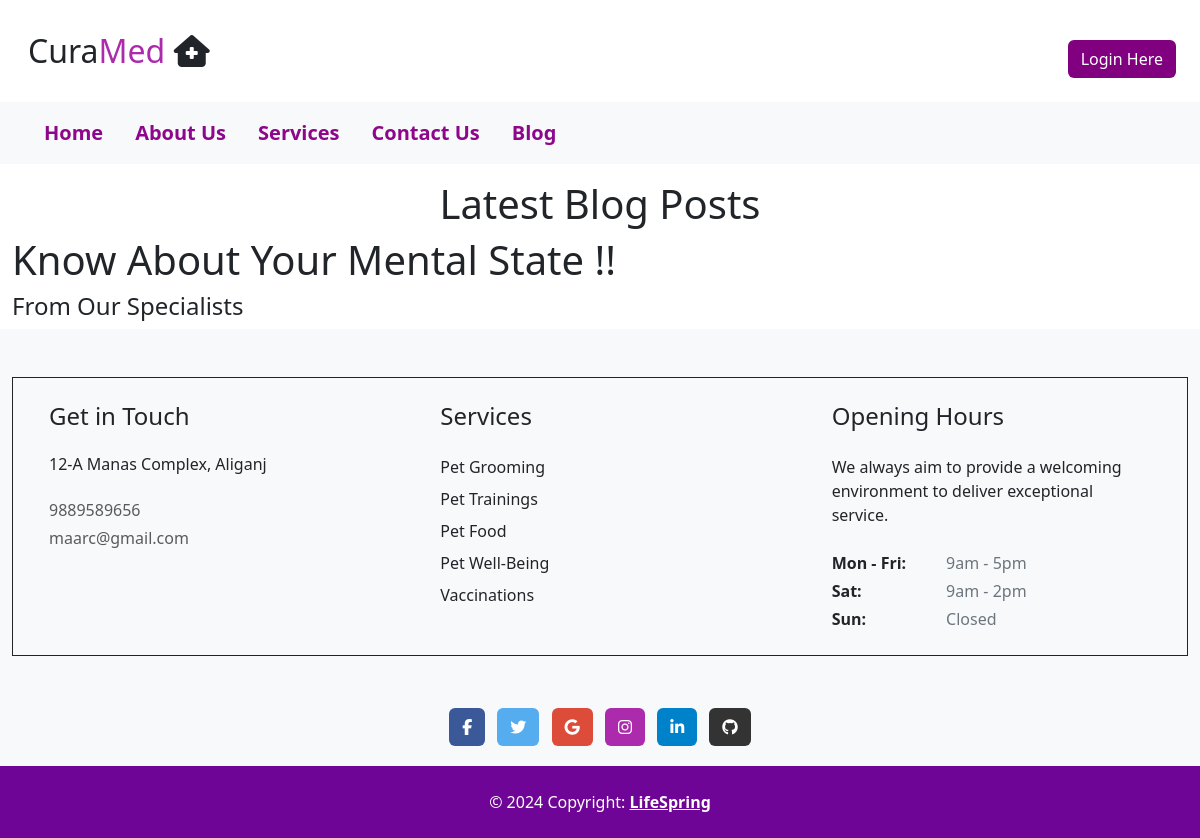
/blog/, run on an earlier commit of the app's database.
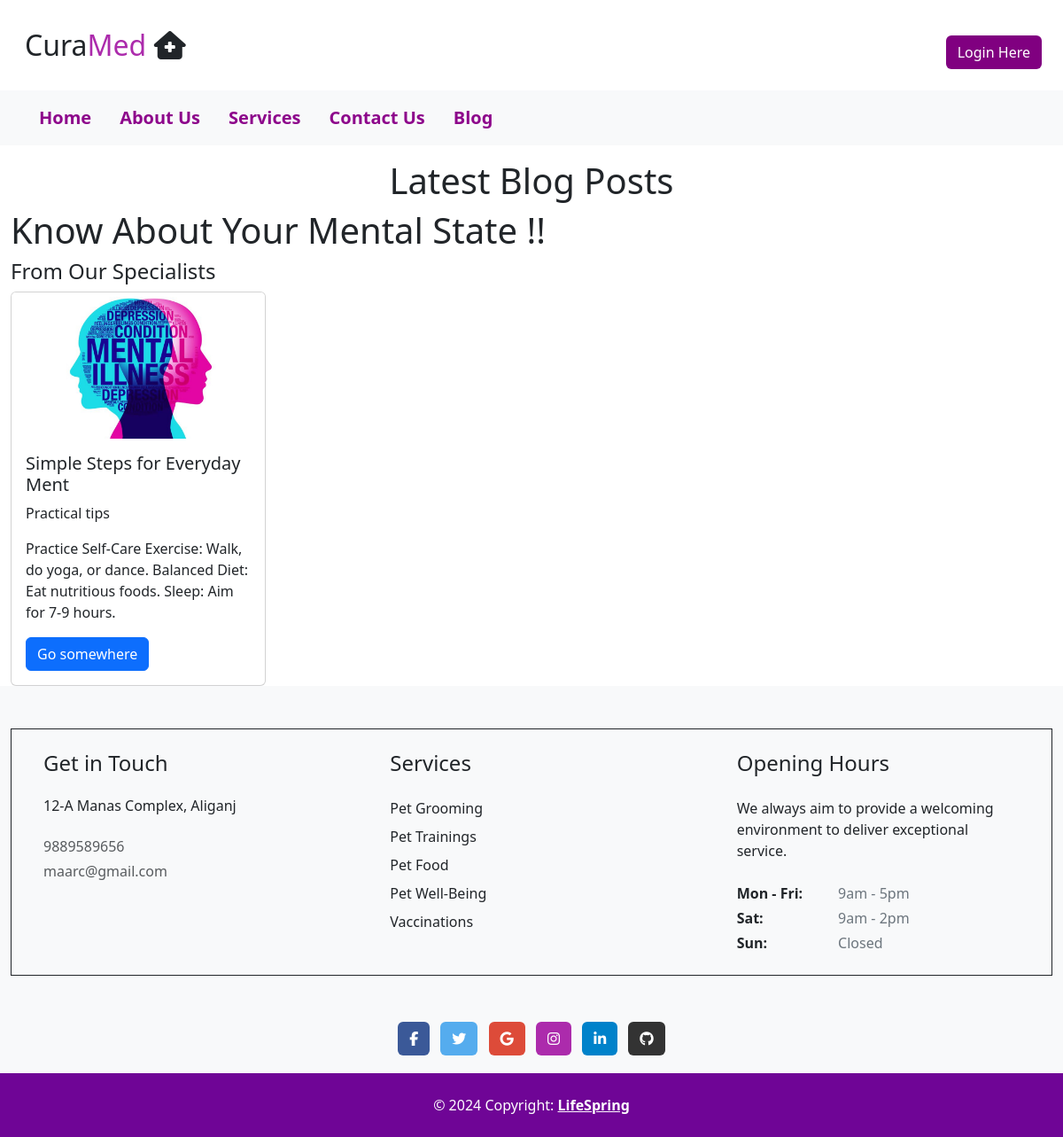
And on a later commit of the database.
### doctorapp/models.py (models this page shows)
class Blog(models.Model):
    title=models.CharField(max_length=30)
    image=models.FileField(max_length=500)
    category=models.CharField(max_length=50)
    summary=models.TextField(max_length=15)
    content=models.TextField(max_length=500)

### mainapp/views.py (the view)
# urls.py: 2. Add a URL to urlpatterns:  path('blog/', include('blog.urls'))
def blog(request):
     blog=Blog.objects.all()
     return render(request,"blog.html",locals())

### mainapp/templates/blog.html
{% extends "parent.html" %}
{% block body %}
<h1 class="text-center"> Latest Blog Posts</h1>
<div class="row">
    <h1>Know About Your Mental State !! </h1>
    <h4>From Our Specialists </h4>
    <div class="row">
      {% for b in blog %}
      <div class="col-sm-3">
          <div class="card" style="width: 18rem;">
              <img src="{{b.image.url}}" class="card-img-top" alt="...">
              <div class="card-body">
                <h5 class="card-title">{{b.title}}</h5>
                <p class="card-text">{{b.summary}}</p>
                <p class="card-text">{{b.content}}</p>
                <a href="#" class="btn btn-primary">Go somewhere</a>
              </div>
            </div>
      </div>
      {% endfor %}
  </div>
    </div>
</div>
{% endblock body %}

### mainapp/templates/parent.html (shortened to what this page needs)
<!DOCTYPE html>
<html lang="en">
    {% load static %}
<head>
    <link href="{% static 'css/bootstrap.css' %}" rel="stylesheet"/>
    <link rel="stylesheet" href="https://cdnjs.cloudflare.com/ajax/libs/font-awesome/6.6.0/css/all.min.css" />
    <link href="https://unpkg.com/aos@2.3.1/dist/aos.css" rel="stylesheet">
</head>
<body>
    <div class="container">
       <div class="row pt-3 pb-3">
        <div class="col-sm-6">
        <h2 class="p-3 ">Cura<span style="color: #ac2bac;">Med</span>&nbsp;<i class="fa-solid fa-house-medical"></i></h2></div>
        <div class="col-sm-6 p-4" style="text-align: right;">
        <a class="btn" href="{% url 'mainapp:login' %}" style="background-color: purple; color: white;">Login Here</a>
        </div>
        <nav class="navbar navbar-expand-lg bg-body-tertiary" style="text-align: right; position: sticky;overflow: hidden;">
            <div class="container-fluid bg-body-tertiary" >
              <div class="collapse navbar-collapse" id="navbarSupportedContent" >
                <ul class="nav justify-content-end">
                  <li class="nav-item">
                    <a class="nav-link" aria-current="page" href="{% url 'mainapp:index' %}">Home</a>
                  </li>
                  <li class="nav-item">
                    <a class="nav-link" aria-current="page" href="#">About Us</a>
                  </li>
                  <li class="nav-item">
                    <a class="nav-link" href="#">Services</a></li>
                        <li class="nav-item">
                            <a class="nav-link" href="#">Contact Us</a>
                   </li>
                        <li class="nav-item">
                            <a class="nav-link" href="{% url 'mainapp:blog' %}">Blog</a>
                   </li>
                </ul>
              </div>
            </div>
          </nav>
       </div>
  <div class="row">
    {% block body %}
    {% endblock body %}
  </div>
  <div class="footer bg-body-tertiary ">
    <section class="py-4 py-md-5">
    <div class="container overflow-hidden bg-body-tertiary">
      <div class="row">
        <div class="col-12">
          <div class="container-fluid border border-dark">
            <div class="row">
              <div class="col-xs-12 col-lg-4">
                <div class="widget p-3 p-md-4 p-xxl-5">
                  <h4 class="widget-title mb-4">Get in Touch</h4>
                  <h6 class="mb-4">12-A Manas Complex, Aliganj</h6>
                  <p class="mb-1">
                    <a class="link-dark link-offset-1 link-opacity-75 link-opacity-100-hover link-underline-opacity-0 link-underline-opacity-100-hover">9889589656</a>
                  </p>
                  <p class="mb-0">
                    <a class="link-dark link-offset-1 link-opacity-75 link-opacity-100-hover link-underline-opacity-0 link-underline-opacity-100-hover" href="https://mail.google.com/mail/u/0/#inbox">maarc@gmail.com</a>
                  </p>
                </div>
              </div>
              <div class="col-xs-12 col-lg-4">
                <div class="widget p-3 p-md-4 p-xxl-5">
                  <h4 class="widget-title mb-4">Services</h4>
                  <ul class="list-unstyled m-0 p-0">
                    <li class="mb-2">
                      <a href="#!" class="link-dark link-offset-1 link-opacity-75-hover link-underline-opacity-0 link-underline-opacity-100-hover">Pet Grooming</a>
                    </li>
                    <li class="mb-2">
                      <a href="#!" class="link-dark link-offset-1 link-opacity-75-hover link-underline-opacity-0 link-underline-opacity-100-hover">Pet Trainings</a>
                    </li>
                    <li class="mb-2">
                      <a href="#!" class="link-dark link-offset-1 link-opacity-75-hover link-underline-opacity-0 link-underline-opacity-100-hover">Pet Food</a>
                    </li>
                    <li class="mb-2">
                      <a href="#!" class="link-dark link-offset-1 link-opacity-75-hover link-underline-opacity-0 link-underline-opacity-100-hover">Pet Well-Being</a>
                    </li>
                    <li class="mb-0">
                      <a href="#!" class="link-dark link-offset-1 link-opacity-75-hover link-underline-opacity-0 link-underline-opacity-100-hover">Vaccinations</a>
                    </li>
                  </ul>
                </div>
              </div>
              <div class="col-xs-12 col-lg-4">
                <div class="widget p-3 p-md-4 p-xxl-5">
                  <h4 class="widget-title mb-4">Opening Hours</h4>
                  <p class="mb-4">We always aim to provide a welcoming environment to deliver exceptional service.</p>
                  <div>
                    <div class="row mb-1">
                      <div class="col-5 col-xl-4">
                        <span class="fw-bold">Mon - Fri:</span>
                      </div>
                      <div class="col-7 col-xl-8">
                        <span class="text-secondary">9am - 5pm</span>
                      </div>
                    </div>
                    <div class="row mb-1">
                      <div class="col-5 col-xl-4">
                        <span class="fw-bold">Sat:</span>
                      </div>
                      <div class="col-7 col-xl-8">
                        <span class="text-secondary">9am - 2pm</span>
                      </div>
                    </div>
                    <div class="row">
                      <div class="col-5 col-xl-4">
                        <span class="fw-bold">Sun:</span>
                      </div>
                      <div class="col-7 col-xl-8">
                        <span class="text-secondary">Closed</span>
                      </div>
                    </div>
                  </div>
                </div>
              </div>
            </div>
          </div>
        </div>
      </div>
    </div>
  </section>
          </div>
  <div class="container px-4 pe-4 pb-2 text-center bg-body-tertiary">
    <section class="mb-2">
      <a
      data-mdb-ripple-init
        class="btn text-white btn-floating m-1"
        style="background-color: #3b5998;"
        href="https://www.facebook.com/"
        role="button"
        ><i class="fab fa-facebook-f"></i
      ></a>
      <a
        data-mdb-ripple-init
        class="btn text-white btn-floating m-1"
        style="background-color: #55acee;"
        href="https://x.com/"
        role="button"
        ><i class="fab fa-twitter"></i
      ></a>
      <a
        data-mdb-ripple-init
        class="btn text-white btn-floating m-1"
        style="background-color: #dd4b39;"
        href="https://mail.google.com/mail/u/0/#inbox"
        role="button"
        ><i class="fab fa-google"></i
      ></a>
      <a
        data-mdb-ripple-init
        class="btn text-white btn-floating m-1"
        style="background-color: #ac2bac;"
        href="https://www.instagram.com/"
        role="button"
        ><i class="fab fa-instagram"></i
      ></a>
      <a
        data-mdb-ripple-init
        class="btn text-white btn-floating m-1"
        style="background-color: #0082ca;"
        href="https://www.linkedin.com/"
        role="button"
        ><i class="fab fa-linkedin-in"></i
      ></a>
      <a
        data-mdb-ripple-init
        class="btn text-white btn-floating m-1"
        style="background-color: #333333;"
        href="https://github.com/"
        role="button"
        ><i class="fab fa-github"></i
      ></a>
    </section>
  </div>
  <div class="text-center p-4" style="background-color: rgb(111, 5, 150); color: white;">
    © 2024 Copyright:
    <a class="text-reset fw-bold" href="{%url 'mainapp:index' %}">LifeSpring </a>
  </div>
</body>
</html>

### mainapp/templates/parent.html (style rules this page uses)
.container { max-width: 100%; }
.collapse ul li a { color: rgb(141, 6, 139); font-size: 20px; font-weight: 600; }

What changed in the data, as far as the page shows it:
added Blog: image (picture), title "Simple Steps for Everyday Ment", summary "Practical tips", content "Practice Self-Care Exercise: Walk, do yoga, or dance. Balanced Diet: Eat nutritious foods. Sleep: Aim for 7-9 hours."
